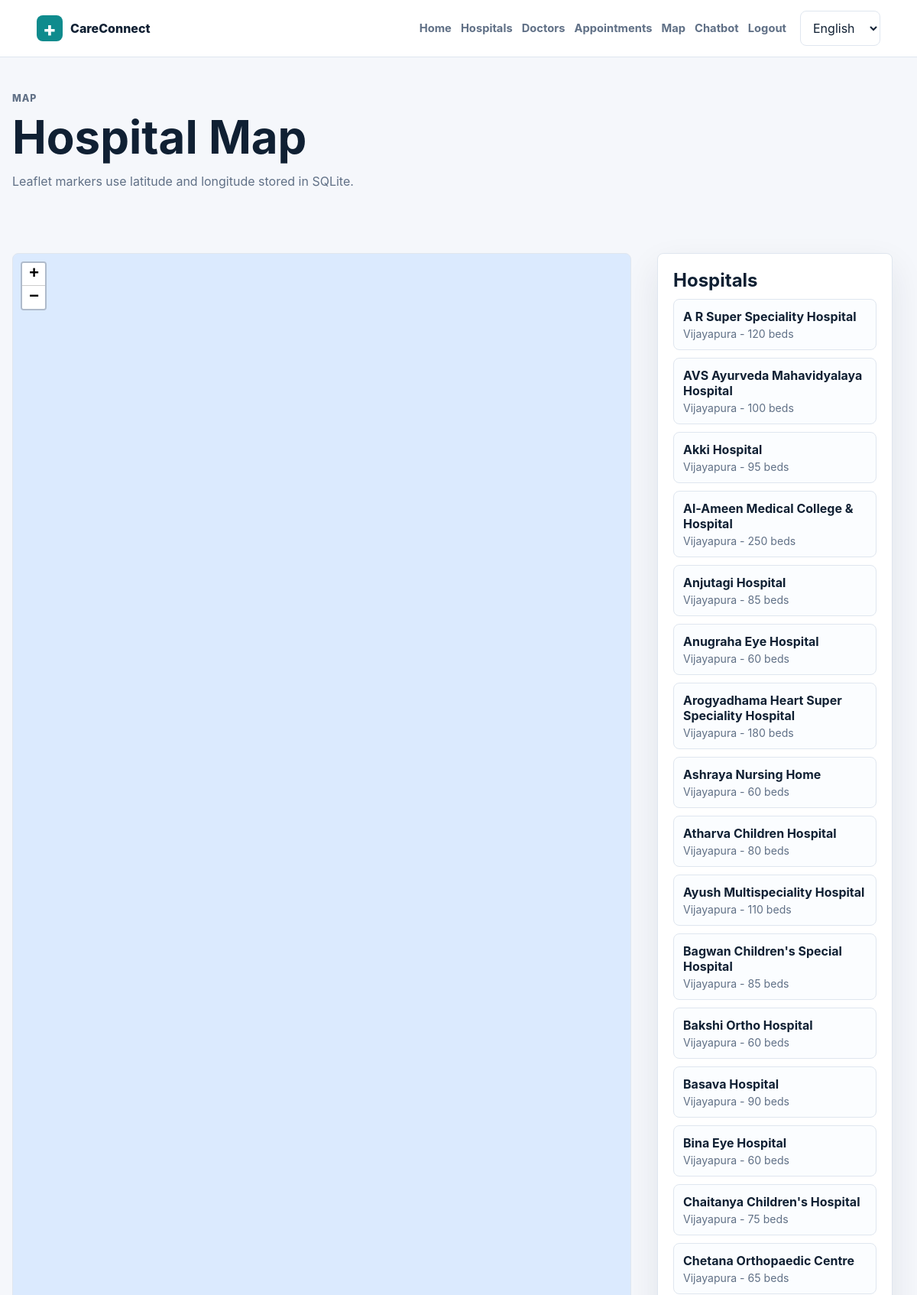
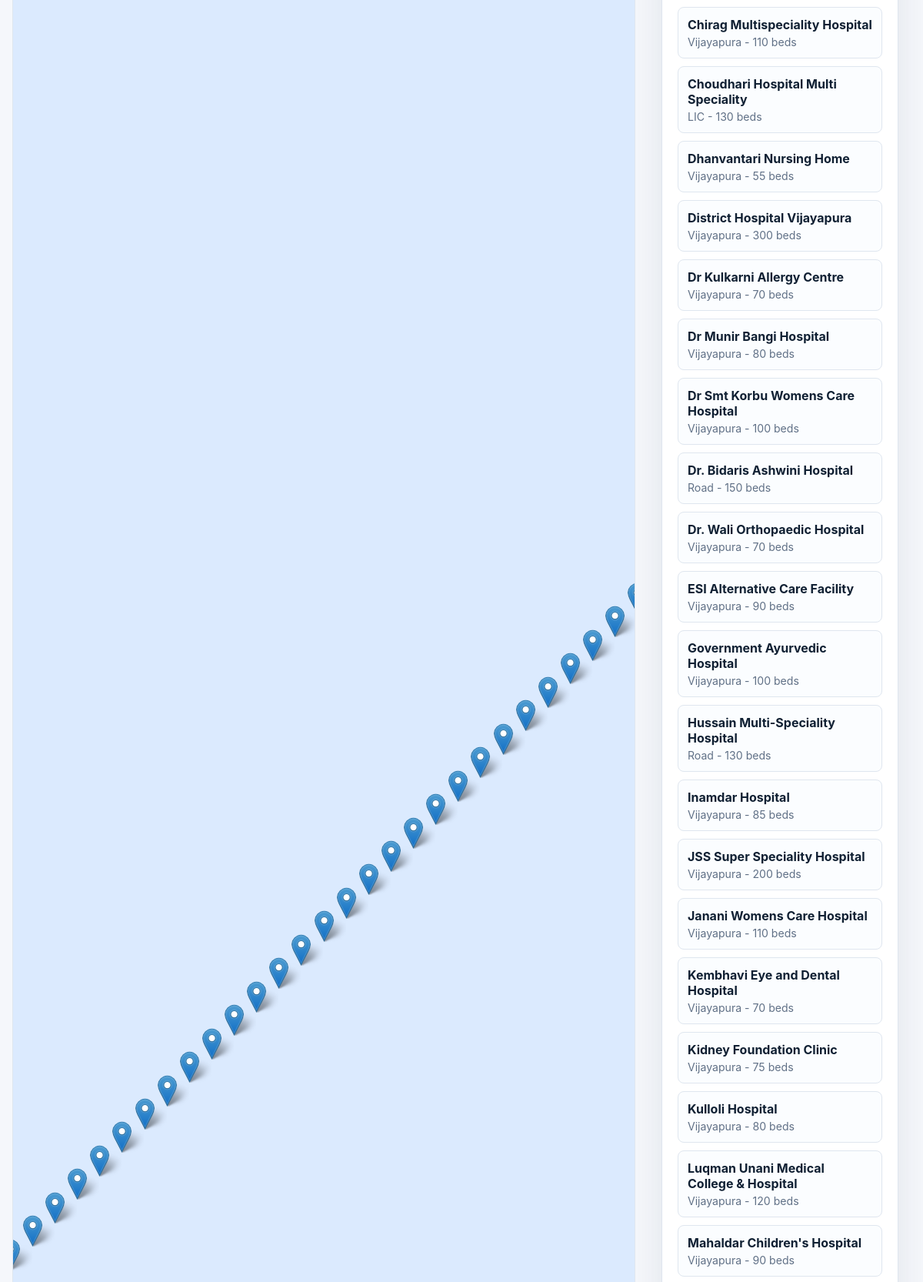
/map (signed in, upper part), run on the app's committed database (2 pictures, top to bottom).
### tables this page shows
CREATE TABLE hospitals (
            id INTEGER PRIMARY KEY AUTOINCREMENT,
            name TEXT NOT NULL UNIQUE,
            type TEXT NOT NULL,
            city TEXT NOT NULL,
            address TEXT NOT NULL,
            beds_available INTEGER NOT NULL DEFAULT 0,
            oxygen_available TEXT NOT NULL DEFAULT 'No',
            latitude REAL NOT NULL DEFAULT 0,
            longitude REAL NOT NULL DEFAULT 0
        );

### app.py (the view)
@app.route("/map")
@login_required
def map_view():
    rows = query_db("SELECT * FROM hospitals WHERE latitude != 0 AND longitude != 0 ORDER BY name")
    return render_template("map.html", hospitals=rows)

### app.py (called while the page is built)
def query_db(sql, params=(), one=False):
    conn = get_connection()
    rows = conn.execute(sql, params).fetchall()
    conn.close()
    return rows[0] if one and rows else (None if one else rows)

def current_user():
    user_id = session.get("user_id")
    if not user_id:
        return None
    return query_db("SELECT id, name, email FROM users WHERE id = ?", (user_id,), one=True)

def login_required(route_function):
    @wraps(route_function)
    def wrapper(*args, **kwargs):
        if not current_user():
            flash("Please login to continue.", "error")
            return redirect(url_for("login"))
        return route_function(*args, **kwargs)
    return wrapper

@app.context_processor
def inject_common_data():
    return {"current_user": current_user(), "year": datetime.now().year}

### database.py (called while the page is built)
def get_connection():
    conn = sqlite3.connect(DB_NAME)
    conn.row_factory = sqlite3.Row
    return conn

### templates/map.html (shortened to what this page needs)
{% extends "base.html" %}
{% block content %}
<section class="page-header">
    <p class="eyebrow" data-i18n="map">Map</p>
    <h1 data-i18n="hospital_map">Hospital Map</h1>
    <p data-i18n="map_subtitle">Leaflet markers use latitude and longitude stored in SQLite.</p>
</section>
<section class="map-layout">
    <div id="leafletMap" class="map-box" data-hospitals='[{% for h in hospitals %}{"name":{{ h.name|tojson }},"type":{{ h.type|tojson }},"city":{{ h.city|tojson }},"beds":{{ h.beds_available }},"oxygen":{{ h.oxygen_available|tojson }},"lat":{{ h.latitude }},"lng":{{ h.longitude }}}{% if not loop.last %},{% endif %}{% endfor %}]'></div>
    <aside class="panel">
        <h2 data-i18n="hospitals">Hospitals</h2>
        <div class="mini-list">
            {% for hospital in hospitals %}
            <a target="_blank" href="https://www.google.com/maps?q={{ hospital.latitude }},{{ hospital.longitude }}">
                <strong>{{ hospital.name }}</strong>
                <span>{{ hospital.city }} - {{ hospital.beds_available }} beds</span>
            </a>
            {% endfor %}
        </div>
    </aside>
</section>
{% endblock %}

### static/css/style.css (style rules this page uses)
:root { --bg: #f5f7fb; --surface: #ffffff; --text: #102033; --muted: #607086; --line: #dfe6ef; --primary: #0f8b8d; --primary-dark: #0a686a; --accent: #f25f5c; --success: #16a34a; --warning: #d97706; --shadow: 0 18px 45px rgba(16, 32, 51, 0.09); }
* { box-sizing: border-box; }
body { margin: 0; font-family: Inter, ui-sans-serif, system-ui, -apple-system, BlinkMacSystemFont, "Segoe UI", sans-serif; background: var(--bg); color: var(--text); }
a { color: inherit; text-decoration: none; }
.hero h1, .page-header h1 { margin: 0; max-width: 860px; font-size: clamp(2rem, 5vw, 4.5rem); line-height: 1.03; letter-spacing: 0; }
.hero p, .page-header p { color: var(--muted); max-width: 700px; }
.eyebrow { color: var(--primary); text-transform: uppercase; letter-spacing: 0.08em; font-size: 0.78rem; font-weight: 850; }
.hero-panel, .panel, .auth-card, .data-card, .feature-card, .chat-card { background: var(--surface); border: 1px solid var(--line); border-radius: 8px; box-shadow: var(--shadow); }
.section, .page-header, .flash-wrap, .dashboard-grid, .card-grid, .admin-grid, .map-layout, .chat-shell, .panel { margin: 0 auto; width: min(1180px, calc(100% - 32px)); }
.section, .page-header, .dashboard-grid, .card-grid, .admin-grid, .map-layout, .chat-shell { padding: 34px 0; }
.section-heading h2, .panel h2, .data-card h2, .feature-card h3 { margin: 0 0 10px; }
.feature-card, .data-card, .panel, .auth-card { padding: 20px; }
.mini-list { display: grid; gap: 10px; }
.mini-list a { display: grid; gap: 4px; padding: 12px; border: 1px solid var(--line); border-radius: 8px; background: #fbfdff; }
.mini-list span, table span { color: var(--muted); font-size: 0.88rem; }
.map-layout { display: grid; grid-template-columns: minmax(0, 1fr) 340px; gap: 18px; }
.map-box { min-height: 520px; border-radius: 8px; border: 1px solid var(--line); background: #dbeafe; display: grid; place-items: center; overflow: hidden; }

### data on the page
hospitals: name "A R Super Speciality Hospital", city "Vijayapura", beds_available "120"
hospitals: name "AVS Ayurveda Mahavidyalaya Hospital", city "Vijayapura", beds_available "100"
hospitals: name "Akki Hospital", city "Vijayapura", beds_available "95"
hospitals: name "Al-Ameen Medical College & Hospital", city "Vijayapura", beds_available "250"
hospitals: name "Anjutagi Hospital", city "Vijayapura", beds_available "85"
hospitals: name "Anugraha Eye Hospital", city "Vijayapura", beds_available "60"
hospitals: name "Arogyadhama Heart Super Speciality Hospital", city "Vijayapura", beds_available "180"
hospitals: name "Ashraya Nursing Home", city "Vijayapura", beds_available "60"
hospitals: name "Atharva Children Hospital", city "Vijayapura", beds_available "80"
hospitals: name "Ayush Multispeciality Hospital", city "Vijayapura", beds_available "110"
hospitals: name "Bagwan Children's Special Hospital", city "Vijayapura", beds_available "85"
hospitals: name "Bakshi Ortho Hospital", city "Vijayapura", beds_available "60"
hospitals: name "Basava Hospital", city "Vijayapura", beds_available "90"
hospitals: name "Bina Eye Hospital", city "Vijayapura", beds_available "60"
hospitals: name "Chaitanya Children's Hospital", city "Vijayapura", beds_available "75"
hospitals: name "Chetana Orthopaedic Centre", city "Vijayapura", beds_available "65"
hospitals: name "Chirag Multispeciality Hospital", city "Vijayapura", beds_available "110"
hospitals: name "Choudhari Hospital Multi Speciality", city "LIC", beds_available "130"
hospitals: name "Dhanvantari Nursing Home", city "Vijayapura", beds_available "55"
hospitals: name "District Hospital Vijayapura", city "Vijayapura", beds_available "300"
hospitals: name "Dr Kulkarni Allergy Centre", city "Vijayapura", beds_available "70"
hospitals: name "Dr Munir Bangi Hospital", city "Vijayapura", beds_available "80"
hospitals: name "Dr Smt Korbu Womens Care Hospital", city "Vijayapura", beds_available "100"
hospitals: name "Dr. Bidaris Ashwini Hospital", city "Road", beds_available "150"
hospitals: name "Dr. Wali Orthopaedic Hospital", city "Vijayapura", beds_available "70"
hospitals: name "ESI Alternative Care Facility", city "Vijayapura", beds_available "90"
hospitals: name "Government Ayurvedic Hospital", city "Vijayapura", beds_available "100"
hospitals: name "Hussain Multi-Speciality Hospital", city "Road", beds_available "130"
hospitals: name "Inamdar Hospital", city "Vijayapura", beds_available "85"
hospitals: name "JSS Super Speciality Hospital", city "Vijayapura", beds_available "200"
hospitals: name "Janani Womens Care Hospital", city "Vijayapura", beds_available "110"
hospitals: name "Kembhavi Eye and Dental Hospital", city "Vijayapura", beds_available "70"
hospitals: name "Kidney Foundation Clinic", city "Vijayapura", beds_available "75"
hospitals: name "Kulloli Hospital", city "Vijayapura", beds_available "80"
hospitals: name "Luqman Unani Medical College & Hospital", city "Vijayapura", beds_available "120"
hospitals: name "Mahaldar Children's Hospital", city "Vijayapura", beds_available "90"
